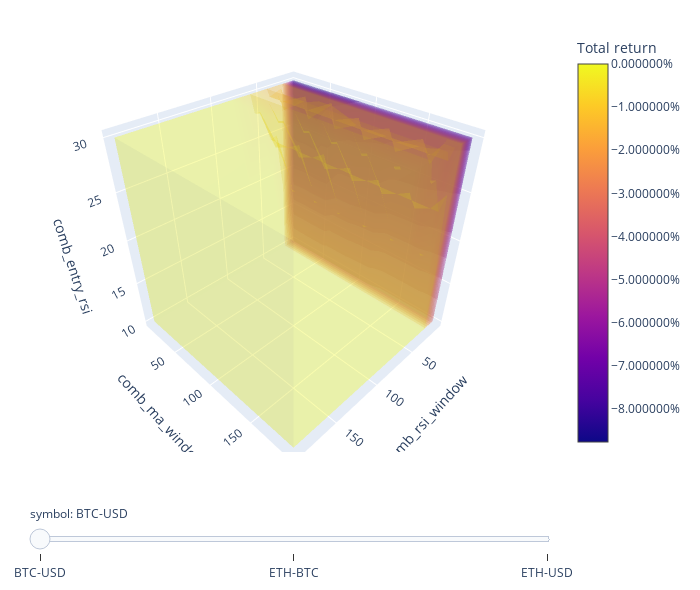

The cell this chart's notebook holds for it:
### Code cell
fig = returns.vbt.volume(
    x_level='comb_rsi_window',
    y_level='comb_ma_window', 
    z_level='comb_entry_rsi',
    slider_level='symbol',
    trace_kwargs=dict(colorbar=dict(title='Total return', tickformat='%')))
fig.show()

### Figure 1 — Plotly figure (JSON) as saved in the notebook; plotly's stock layout.template omitted (floating-point values rounded to 4 significant figures; data arrays with more than 128 entries replaced by an {"elided": "..."} marker saying what was removed)
{"data": [{"colorbar": {"tickformat": "%", "title": {"text": "Total return"}}, "colorscale": [[0, "#0d0887"], [0.1111, "#46039f"], [0.2222, "#7201a8"], [0.3333, "#9c179e"], [0.4444, "#bd3786"], [0.5556, "#d8576b"], [0.6667, "#ed7953"], [0.7778, "#fb9f3a"], [0.8889, "#fdca26"], [1, "#f0f921"]], "hovertemplate": "comb_rsi_window: %{x}<br>comb_ma_window: %{y}<br>comb_entry_rsi: %{z}<br>value: %{value}<extra></extra>", "name": "BTC-USD", "opacity": 0.2, "surface": {"count": 15}, "type": "volume", "uid": "fdad2154-18f3-467e-a3d5-b8142fd49a64", "value": {"elided": "507 float values"}, "visible": true, "x": {"elided": "507 int values"}, "y": {"elided": "507 int values"}, "z": {"elided": "507 int values"}}, {"colorbar": {"tickformat": "%", "title": {"text": "Total return"}}, "colorscale": [[0, "#0d0887"], [0.1111, "#46039f"], [0.2222, "#7201a8"], [0.3333, "#9c179e"], [0.4444, "#bd3786"], [0.5556, "#d8576b"], [0.6667, "#ed7953"], [0.7778, "#fb9f3a"], [0.8889, "#fdca26"], [1, "#f0f921"]], "hovertemplate": "comb_rsi_window: %{x}<br>comb_ma_window: %{y}<br>comb_entry_rsi: %{z}<br>value: %{value}<extra></extra>", "name": "ETH-BTC", "opacity": 0.2, "surface": {"count": 15}, "type": "volume", "uid": "1401a7fb-fd6e-4ddb-89d6-e37903d81caf", "value": {"elided": "507 float values"}, "visible": false, "x": {"elided": "507 int values"}, "y": {"elided": "507 int values"}, "z": {"elided": "507 int values"}}, {"colorbar": {"tickformat": "%", "title": {"text": "Total return"}}, "colorscale": [[0, "#0d0887"], [0.1111, "#46039f"], [0.2222, "#7201a8"], [0.3333, "#9c179e"], [0.4444, "#bd3786"], [0.5556, "#d8576b"], [0.6667, "#ed7953"], [0.7778, "#fb9f3a"], [0.8889, "#fdca26"], [1, "#f0f921"]], "hovertemplate": "comb_rsi_window: %{x}<br>comb_ma_window: %{y}<br>comb_entry_rsi: %{z}<br>value: %{value}<extra></extra>", "name": "ETH-USD", "opacity": 0.2, "surface": {"count": 15}, "type": "volume", "uid": "917025cb-f97d-49bf-9a8d-f0269c33fc62", "value": {"elided": "507 float values"}, "visible": false, "x": {"elided": "507 int values"}, "y": {"elided": "507 int values"}, "z": {"elided": "507 int values"}}], "layout": {"height": 590, "legend": {"orientation": "h", "traceorder": "normal", "x": 1, "xanchor": "right", "y": 1.02, "yanchor": "bottom"}, "margin": {"b": 30, "l": 30, "r": 30, "t": 30}, "scene": {"xaxis": {"title": {"text": "comb_rsi_window"}}, "yaxis": {"title": {"text": "comb_ma_window"}}, "zaxis": {"title": {"text": "comb_entry_rsi"}}}, "sliders": [{"active": 0, "currentvalue": {"prefix": "symbol: "}, "pad": {"t": 50}, "steps": [{"args": [{"visible": [true, false, false]}, {}], "label": "BTC-USD", "method": "update"}, {"args": [{"visible": [false, true, false]}, {}], "label": "ETH-BTC", "method": "update"}, {"args": [{"visible": [false, false, true]}, {}], "label": "ETH-USD", "method": "update"}]}], "width": 700}}
